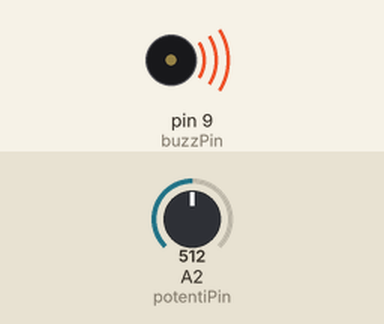
Recording of a sketch running on a simulated Arduino Uno, built with avr-gcc and run on an emulated ATmega328P. Shown: buzzer (waves = sounding). Inputs (shaded band) come from the test bench; at power-on: A2 (potentiPin) = 512.

Above: at 0.1 s.
Timing chart, 0 to 1.6 s (numbered marks = the images above):
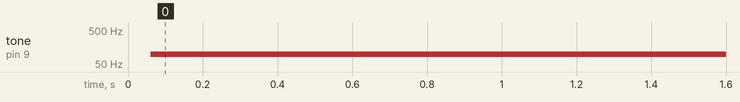

The sketch:

24-Passive-Buzzers.ino
```cpp
/**
 * Lesson 24 - Passive Buzzers

Allows more control over tone vs the active buzzer

The homework was provided during the lesson and he went over it.

 */

//10 millis is about as low as it goes
int buzzPin = 9;

int potentiPin = A2;
int potVal;

float delayTime;

//All the way left is 10k microseconds all the way right is 60 microsecond delay.

void setup() {
  pinMode(buzzPin, OUTPUT);
  pinMode(potentiPin, INPUT);
  Serial.begin(9600);
}

void loop() {
  /*
  How to convert 0 -> 60micros and 1023 -> 10k micros
  First we can divide by 1023 to get it in normal units
  Next we can multiply by out max value.
  But wait then 0 would be still 0.
  If we want 0 to be 60 we can multiply by some conversion factor and add 60.
  Therefore if we want the maximum to be exactly 10k but we're adding 60.
  We must multiply by 9940/1023 then add 60.
  Test with 0. 0 * (9940/1023) = 0. 0 + 60 = 60. Perfect
  Test with 1023. 1023*(9940/1023) = 9940. 9940 + 60 = 10000. Also works
  For any value x such that x is an element of [0, 1023].
  The corresponding delay time is represented by f(x) = (9940/1023) * x + 60.
  This is linear and therefore will gradually change as the potentiometer spins.
  */

  potVal = analogRead(potentiPin);
  delayTime = (9940./1023.) * potVal + 60;

  //Testing values just in case. Mr. McWhorter did not do this
  /*
  Serial.print("PotVal: ");
  Serial.println(potVal);
  Serial.print("DelayTime: ");
  Serial.println(delayTime); */

  //The actual writing to the buzzer
  digitalWrite(buzzPin,HIGH);
  delayMicroseconds(delayTime);
  digitalWrite(buzzPin,LOW);
  delayMicroseconds(delayTime);


}
```

Measured:
- by itself, tone on pin 9 (buzzPin): silent → 98 Hz at 0.06 s
